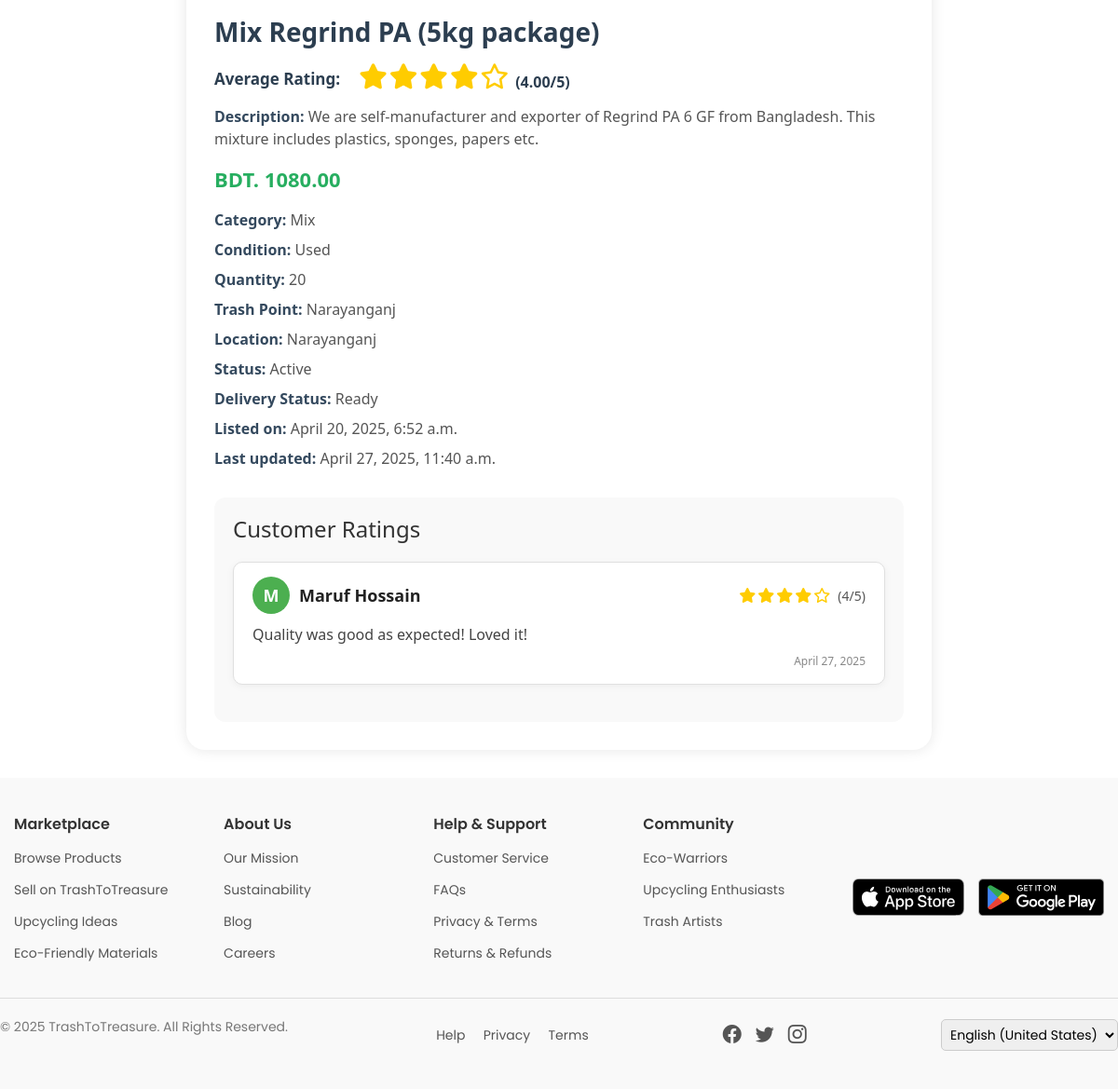
/trash/mix-regrind-pa-5kg-package-narayanganj/ (signed in, lower part), run on an earlier commit of the app's database.
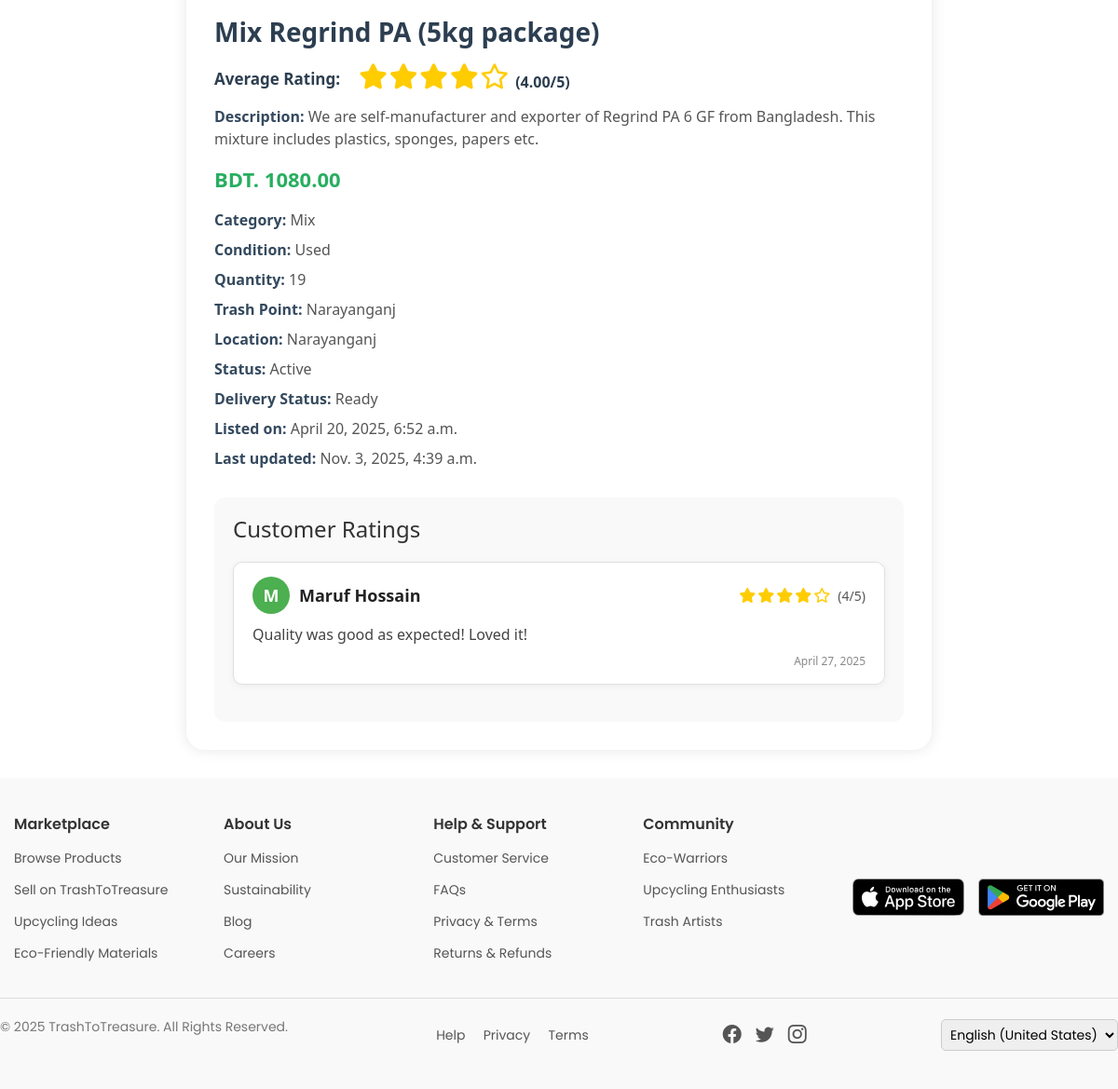
And on a later commit of the database.
### marketplace/models.py (models this page shows, shortened)
class TrashItem(models.Model):
    material_name = models.CharField(max_length=255, default="")  # Change as needed
    category = models.CharField(max_length=100, default="")  # Change as needed
    description = models.TextField()
    condition = models.CharField(max_length=50, default="")  # Set a meaningful default
    quantity = models.IntegerField(default=0)
    price = models.DecimalField(max_digits=10, decimal_places=2)
    trash_point = models.CharField(max_length=255, default="")  # Set a meaningful default
    images = models.ImageField(upload_to='waste_images/', blank=True, null=True)
    location = models.CharField(max_length=255, default="")  # Set a meaningful default
    product_status = models.CharField(max_length=20, choices=PRODUCT_STATUS_CHOICES, default='')
    delivery_status = models.CharField(max_length=20, choices=DELIVERY_STATUS_CHOICES, default='')
    slug = models.SlugField(max_length=255, unique=True, blank=True)
    listing_date = models.DateTimeField(auto_now_add=True)
    last_updated = models.DateTimeField(auto_now=True, null=True, blank=True)
    tags = models.CharField(max_length=255, blank=True, null=True)
    rating = models.DecimalField(max_digits=3, decimal_places=2, default=0.0)
    reviews = GenericRelation(Review)

### marketplace/views.py (the view)
# urls.py: path('trash/<slug:slug>/', views.trash_item_details, name='trash_item_details'),
@login_required
def trash_item_details(request, slug):
    product = get_object_or_404(TrashItem, slug=slug)
    return render(request, 'trash_item_details.html', {'product': product})

### marketplace/templates/trash_item_details.html (shortened to what this page needs)
{% load static %}
{% include "header.html" %}
<!DOCTYPE html>
<html lang="en">
<head>
    <link rel="stylesheet" href="{% static 'css/buyer_profile.css' %}">
    <link rel="stylesheet" href="{% static 'css/trash_item_details.css' %}">
</head>
<body>
<div class="product-container">
    <div class="product-flexbox">
      <div class="left-column">
      </div>
    </div>
    <h1 class="product-title">{{ product.material_name }}</h1>
    <div class="average-rating-container">
      <p>Average Rating:</p>
      <div class="product-rating">
        {% for i in "12345" %}
            {% if forloop.counter <= product.rating %}
                <i class="fa-solid fa-star"></i>
            {% else %}
                <i class="fa-regular fa-star"></i>
            {% endif %}
        {% endfor %}
        <span class="rating-number"><strong>({{ product.rating }}/5)</strong></span>
      </div>
    </div>
    <p class="product-meta"><span class="product-label">Description:</span> {{ product.description }}</p>
    <p class="product-price">BDT. {{ product.price }}</p>
    <p class="product-meta"><span class="product-label">Category:</span> {{ product.category }}</p>
    <p class="product-meta"><span class="product-label">Condition:</span> {{ product.condition }}</p>
    <p class="product-meta"><span class="product-label">Quantity:</span> {{ product.quantity }}</p>
    <p class="product-meta"><span class="product-label">Trash Point:</span> {{ product.trash_point }}</p>
    <p class="product-meta"><span class="product-label">Location:</span> {{ product.location }}</p>
    <p class="product-meta"><span class="product-label">Status:</span> {{ product.get_product_status_display }}</p>
    <p class="product-meta"><span class="product-label">Delivery Status:</span> {{ product.get_delivery_status_display }}</p>
    <p class="product-meta"><span class="product-label">Listed on:</span> {{ product.listing_date }}</p>
    <p class="product-meta"><span class="product-label">Last updated:</span> {{ product.last_updated }}</p>
    <div class="ratings-section" style="margin-top: 30px;">
      <h3>Customer Ratings</h3>
      {% for review in product.reviews.all %}
          <div class="review-card">
              <div class="review-header">
                  <div class="reviewer-info">
                      <div class="avatar">
                          {% if review.reviewer.profile_picture %}
                              <img src="{{ review.reviewer.profile_picture.url }}" alt="Avatar">
                          {% else %}
                              <span class="avatar-letter">{{ review.reviewer.name|slice:":1" }}</span>
                          {% endif %}
                      </div>
                      <div class="reviewer-name">{{ review.reviewer.name }}</div>
                  </div>
                  <div class="review-rating">
                      {% for i in "12345" %}
                          {% if forloop.counter <= review.rating %}
                              <i class="fa-solid fa-star"></i>
                          {% else %}
                              <i class="fa-regular fa-star"></i>
                          {% endif %}
                      {% endfor %}
                      <span class="rating-number">({{ review.rating }}/5)</span>
                  </div>
              </div>
              {% if review.comment %}
                  <div class="review-comment">{{ review.comment }}</div>
              {% endif %}
              <div class="review-date">{{ review.created_at|date:"F j, Y" }}</div>
          </div>
      {% empty %}
          <p>No reviews yet.</p>
      {% endfor %}
    </div>
  </div>
</body>
</html>
{% include "footer.html" %}

What changed in the data, as far as the page shows it:
changed TrashItem "Mix Regrind PA (5kg package)": quantity "20" → "19"; last_updated "April 27, 2025, 11:40 a.m." → "Nov. 3, 2025, 4:39 a.m."
